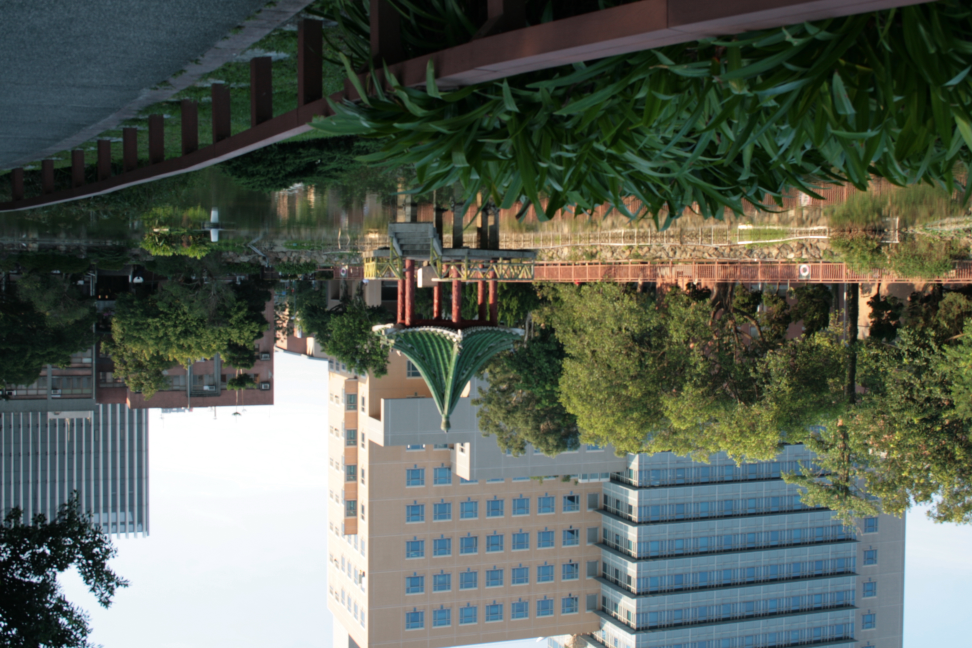
#> input picture data/06.JPG, 3888 x 2592 px (shown at 1/4 size); its folder holds only this picture in this run
$ python main.py
#> lines starting #> are read from the running program, lines starting #| are printed output that depends on the picture
#> in readraw, img is the input picture: shape (2592, 3888, 3); mean B, G, R 87.9, 98.3, 90.6
#> in readraw, `img = cv2.resize(img, (576, 384))`:
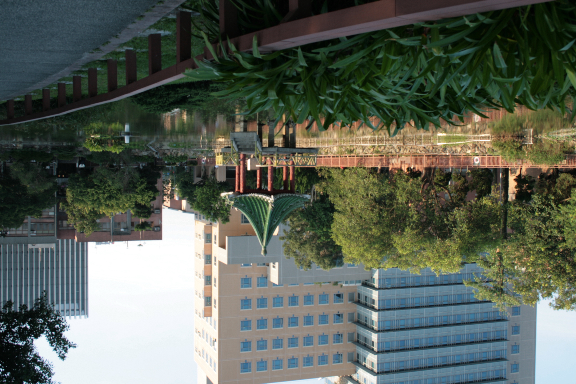
#> img: shape (384, 576, 3); mean B, G, R 87.8, 98.2, 90.5
### hw1/code/hdr.py
import cv2
import numpy as np
import matplotlib.pyplot as plt
import math
import copy

class HDR():
    def __init__(self, imgs, time):
        self.imgs = imgs    #n * h * w * c
        self.time = time
        self.radiance_map = []
        self.g = []
    def calculate(self):
        for channel in range(self.imgs.shape[-1]):
            img_gray = self.imgs[:, :, :, channel]
            radiance_map, g = self.single_hdr(img_gray)
            #radiance_map = np.expand_dims(radiance_map, 2)
            self.radiance_map.append(radiance_map)
            self.g.append(g)
#> this loop made 3 passes
#> pass 1, in calculate, `radiance_map, g = self.single_hdr(img_gray)`:
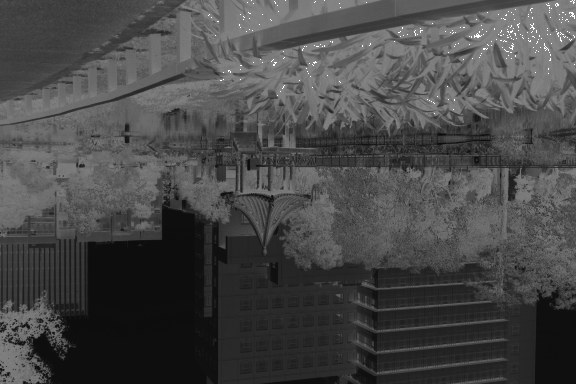
#> radiance_map: shape (384, 576) float64; min 0.0534, max 1, mean 0.283
#> pass 2, in calculate, `radiance_map, g = self.single_hdr(img_gray)`:
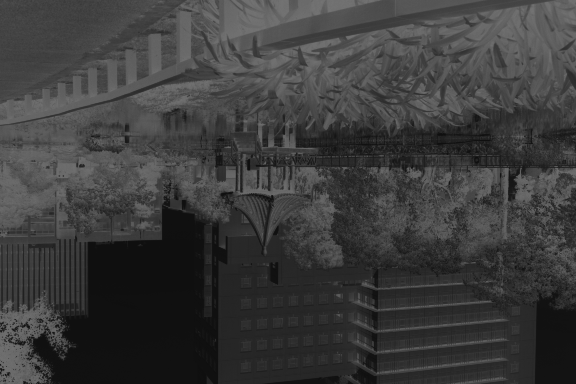
#> radiance_map: shape (384, 576) float64; min 0.0613, max 0.453, mean 0.237
#> pass 3, in calculate, `radiance_map, g = self.single_hdr(img_gray)`:
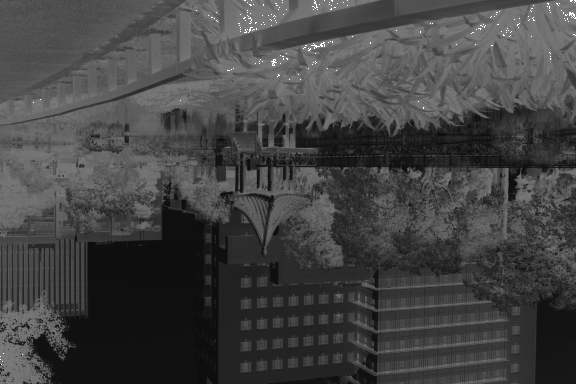
#> radiance_map: shape (384, 576) float64; min 0.0575, max 1, mean 0.266
#> after the loop, self.g = 3 items; self.radiance_map = 3 items
        self.radiance_map = np.stack(self.radiance_map, axis=2)
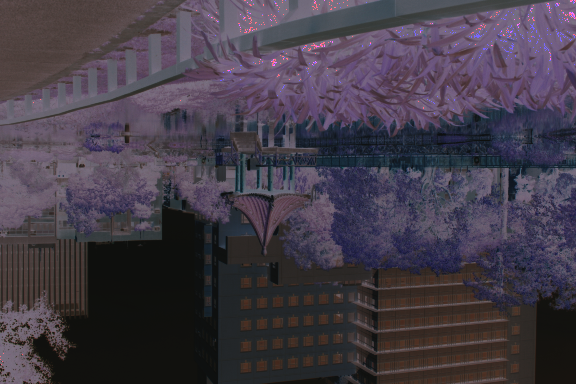
#> self.radiance_map: shape (384, 576, 3) float64; mean of channels 0, 1, 2 0.283, 0.237, 0.266; drawn as B, G, R
    def single_hdr(self, img_gray):
        # img_gray represent single channel
        num_image=img_gray.shape[0]
        h = 20
        w = 50
        num_points = 0
        position = []
        h_step = img_gray[0].shape[0]/h
        w_step = img_gray[0].shape[1]/w
        for i in range(h-1):
            for j in range(w-1):
                position.append((int(h_step*(i+1)), int(w_step*(j+1))))
                num_points += 1

        value_seq = []
        for pos in position:
            seq = []
            for i in range(img_gray.shape[0]):
                seq.append(img_gray[i][pos[0]][pos[1]])
            value_seq.append(seq)

        A = np.zeros((num_image*num_points+1+254, 256+num_points), dtype=float)
        b = np.zeros((num_image*num_points+1+254))
        for i in range(num_points):
            for j in range(num_image):
                A[i*num_image+j][value_seq[i][j]] = 1
                A[i*num_image+j][256+i] = -1
                b[i*num_image+j] = float(math.log(self.time[j]))
        A[num_image*num_points][128] = 1
        for i in range(254):
            A[num_image*num_points+1+i][i:i+3] = [1, -2, 1]

        result,_,_,_ = np.linalg.lstsq(A, b, rcond=None)

        g = result[:256]
        ln_e = result[256:]

        ln_e_all=np.zeros((np.array(img_gray)[0].shape))
        for i in range(ln_e_all.shape[0]):
            for j in range(ln_e_all.shape[1]):
                weight=0.00001
                total=0
                for p in range(num_image):
                    value=img_gray[p][i][j]
                    w=self.weight_calculate(value)
                    total+=w * (g[value]-math.log(self.time[p]))
                    weight+=w
                ln_e_all[i][j]=total/weight
        radiance_map=copy.deepcopy(ln_e_all)
        #print(radiance_map)

        #radiance_map=radiance_map-np.mean(radiance_map)/np.std(radiance_map)
        new_radiance_map=np.exp(radiance_map)
        return new_radiance_map, g
    def weight_calculate(self, x):
        if x<128:
            return x
        elif x>=128:
            return 256-x
# [123 lines that do not run on import are left out]


    # %%
    #print(hdr_image)


    # %%

### hw1/code/tonemap.py
import numpy as np
import cv2
from copy import deepcopy as copy

class Tonemap():
    def __init__(self, radiance_map, args):
        #parameters:
        self.key = args.key
        self.bottom = 1e-9
        self.threshold = args.threshold
        self.sigma = args.sigma
        #maps:
        self.L_w = radiance_map
        self.L_w_bar = np.exp(np.mean(np.log(self.L_w + self.bottom), axis=(0, 1)))
#> self.L_w_bar = [0.239, 0.211, 0.228]
        self.L_m = np.divide(self.key * self.L_w, self.L_w_bar)
        self.L_white = np.sort(self.L_m.reshape(-1))
        self.L_white = self.L_white[int(0.9 * len(self.L_white))]
#> self.L_white = 1.12
    # [26 lines left out: functions globalmap, localmap, not called in this run]


### hw1/code/main.py
import numpy as np
import cv2
import os
import glob
from hdr import HDR
from tonemap import Tonemap
import matplotlib.pyplot as plt
import argparse

class imageio():
    def __init__(self, root):
        self.root = root
        self.img_raw = []
        self.time = []
        self.g = None
        self.radiance_map = None
    def readraw(self):
        for img_path in sorted(glob.glob(os.path.join(self.root, "*.JPG")), key = lambda x : float(os.path.basename(x).split(".J")[0])):
            time = float(os.path.basename(img_path).split(".J")[0])
            self.time.append(time)
            img = cv2.imread(img_path)
            img = cv2.resize(img, (576, 384))
            self.img_raw.append(img)
        self.img_raw = np.array(self.img_raw)
    def graph_g(self, g):
        self.g = g
        figure = plt.subplot()
        for func in self.g:
            plt.plot(func, range(len(func)))
        plt.ylabel("pixel value Z")
        plt.xlabel("log exposure X")
        plt.title("Response Curve")
        plt.savefig(os.path.join(self.root, "curve.png"))
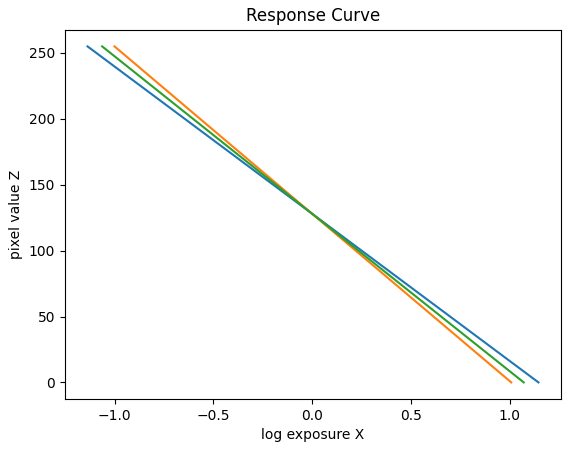
#> figure drawn by matplotlib, 1 panel
        plt.close()
    def heatmap(self, radiance_map):
        plt.figure()
        plt.imshow(cv2.cvtColor(radiance_map.astype('float32'), cv2.COLOR_BGR2GRAY), cmap='jet')
        plt.colorbar()
        plt.savefig(os.path.join(self.root, 'radiance_map.png'))
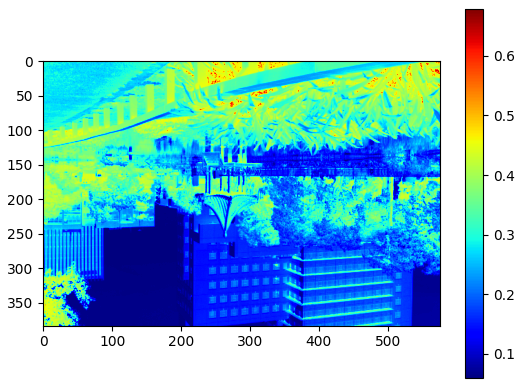
#> figure drawn by matplotlib, 2 panels
        plt.title("Radiance Map")
        plt.close()
    def savefig(self, title, img):
        cv2.imwrite(os.path.join(self.root, title), img)
def parse_args():
    parser = argparse.ArgumentParser(description='VFX')
    parser.add_argument('--root', type=str, default='data/')
    parser.add_argument('--globaltone', action="store_true")
    parser.add_argument('--localtone', action="store_true")
    parser.add_argument('--key', type=float, default=0.6)
    parser.add_argument('--threshold', type=float, default=0.05)
    parser.add_argument('--sigma', type=float, default=15)
    return parser.parse_args()
if __name__ == '__main__':
    args = parse_args()
    root = args.root
    io = imageio(root)
    io.readraw()
    hdr = HDR(io.img_raw, io.time)
    hdr.calculate()
    tonemap = Tonemap(hdr.radiance_map, args)
    if args.globaltone:
        io.savefig("globaltonemap.png", tonemap.globalmap())
    if args.localtone:
        io.savefig("localtonemap.png", tonemap.localmap())
    io.graph_g(hdr.g)
    io.heatmap(hdr.radiance_map)

$ run again, on data/10.JPG
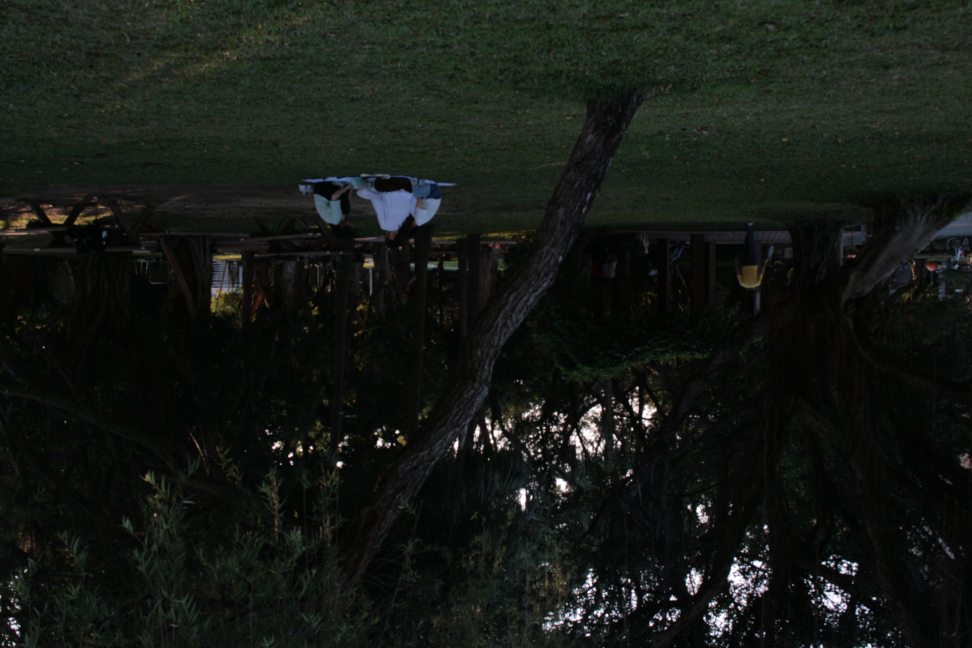
#> input picture data/10.JPG, 3888 x 2592 px (shown at 1/4 size)
#> in readraw, img is the input picture: shape (2592, 3888, 3); mean B, G, R 21.1, 25.5, 21.6
#> img: shape (384, 576, 3)
#> after the loop in calculate, `for channel in range(self.imgs.shape[-1]):`: self.g = 3 items
#> in calculate, `self.radiance_map = np.stack(self.radiance_map, axis=2)`:
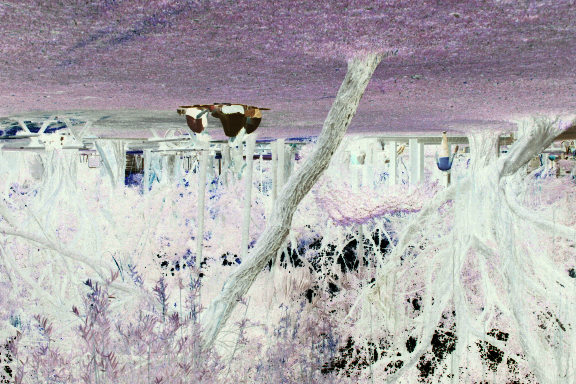
#> self.radiance_map: shape (384, 576, 3) float64; mean of channels 0, 1, 2 0.735, 0.724, 0.737; drawn with min black and max white
#> self.L_w_bar = [0.695, 0.677, 0.696]
#> self.L_white = 0.831
#> the loop in graph_g, `for func in self.g:` made 3 passes
#> in heatmap, `plt.savefig(os.path.join(self.root, 'radiance_map.png'))`:
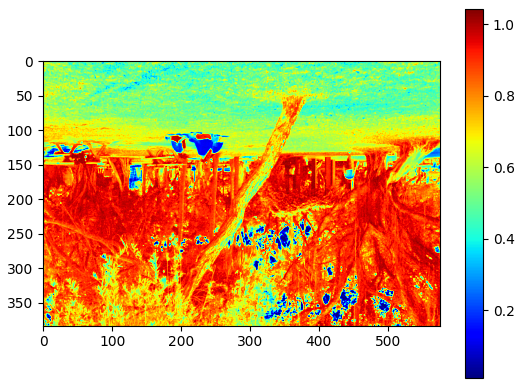
#> figure drawn by matplotlib, 2 panels

$ run again, on data/11.JPG
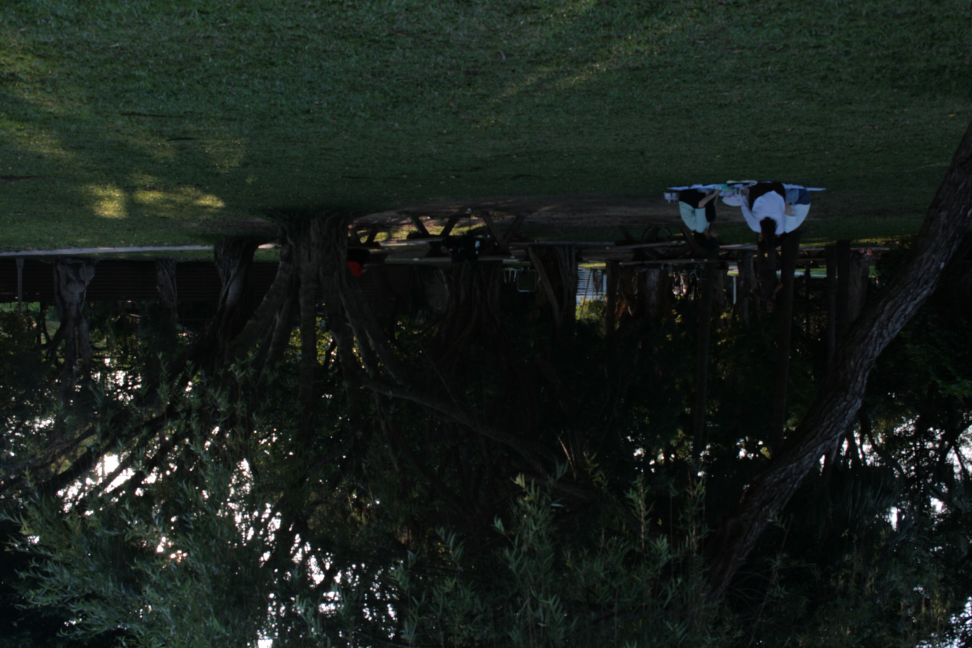
#> input picture data/11.JPG, 3888 x 2592 px (shown at 1/4 size)
#> in readraw, img is the input picture: shape (2592, 3888, 3); mean B, G, R 27.5, 32.5, 24.8
#> img: shape (384, 576, 3)
#> after the loop in calculate, `for channel in range(self.imgs.shape[-1]):`: self.g = 3 items
#> in calculate, `self.radiance_map = np.stack(self.radiance_map, axis=2)`:
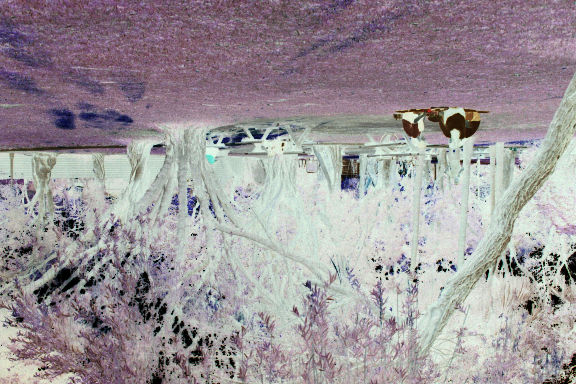
#> self.radiance_map: shape (384, 576, 3) float64; mean of channels 0, 1, 2 0.704, 0.685, 0.716; drawn with min black and max white
#> self.L_w_bar = [0.652, 0.622, 0.667]
#> self.L_white = 0.912
#> the loop in graph_g, `for func in self.g:` made 3 passes
#> in heatmap, `plt.savefig(os.path.join(self.root, 'radiance_map.png'))`:
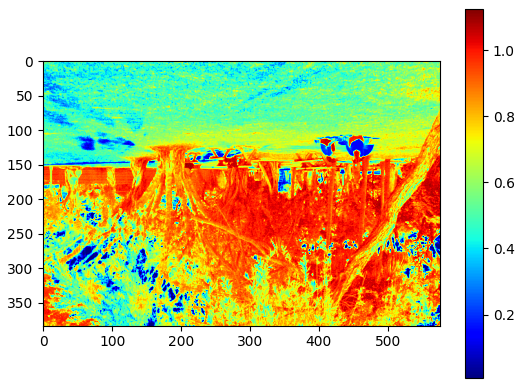
#> figure drawn by matplotlib, 2 panels

$ run again, on data/12.JPG
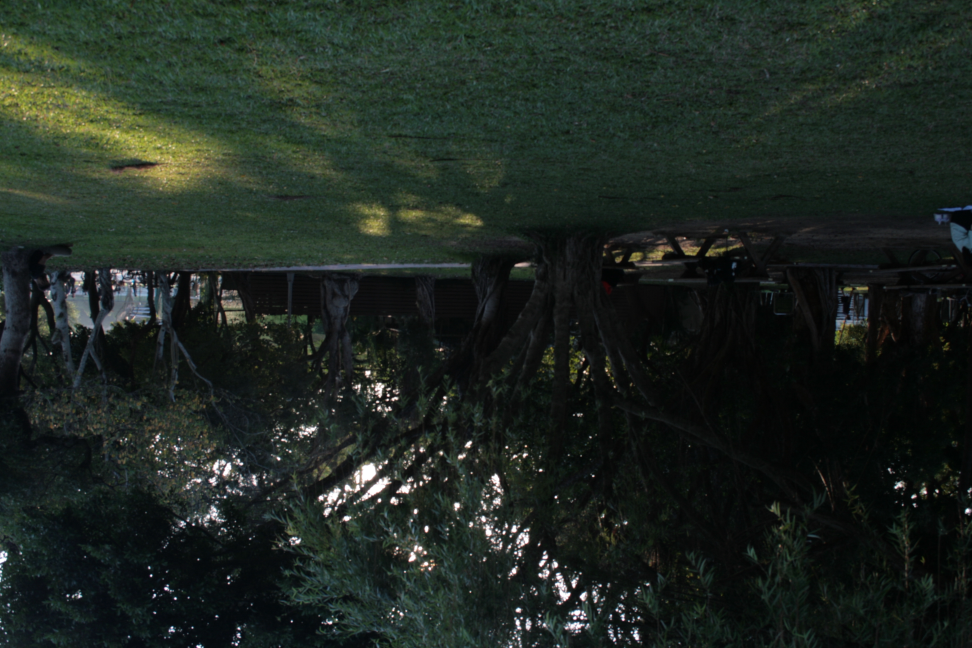
#> input picture data/12.JPG, 3888 x 2592 px (shown at 1/4 size)
#> in readraw, img is the input picture: shape (2592, 3888, 3); mean B, G, R 33, 39.6, 30.9
#> img: shape (384, 576, 3)
#> after the loop in calculate, `for channel in range(self.imgs.shape[-1]):`: self.g = 3 items
#> self.L_w_bar = [0.62, 0.557, 0.612]
#> self.L_white = 1.04
#> the loop in graph_g, `for func in self.g:` made 3 passes
#> in heatmap, `plt.savefig(os.path.join(self.root, 'radiance_map.png'))`:
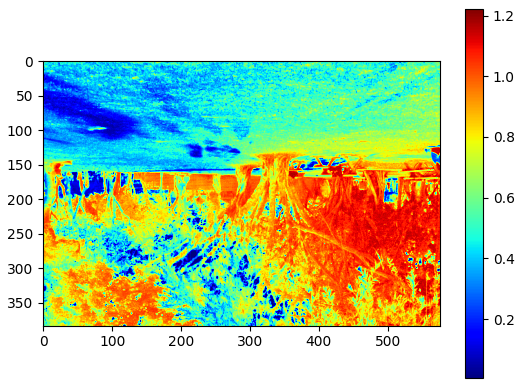
#> figure drawn by matplotlib, 2 panels
